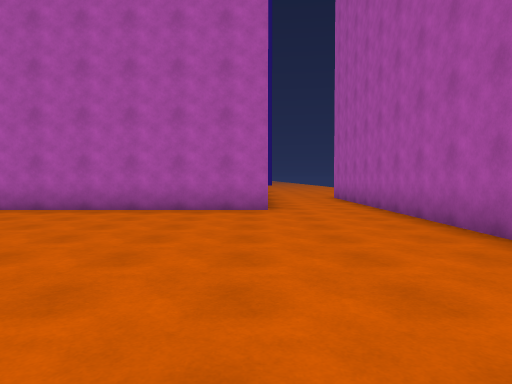
[1] (above)

23 first-person views from a walk through a scene from a Unity 3-D project. The camera is 1.3 m above the floor, tilts 2° down and sees 70° across. The floor is counted in squares, 2 m on a side. Each view is taken from the middle of a square. On the plan, view 1 faces up. The plan holds only what a view shows up to about 11 squares ahead; the rest is blank. The place goes on beyond the plan. The player character is not drawn.

[2]
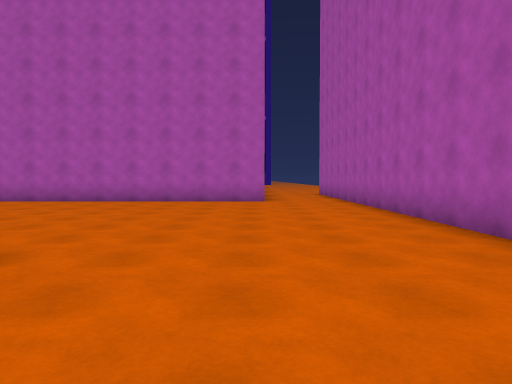

[3]
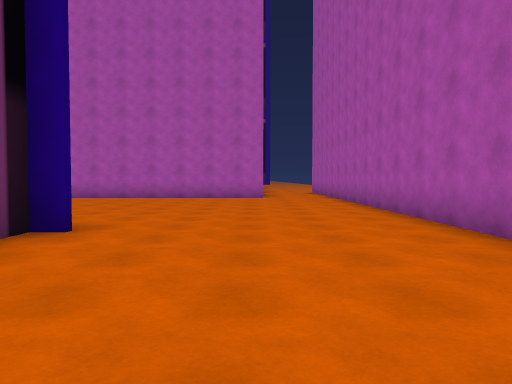

[4]
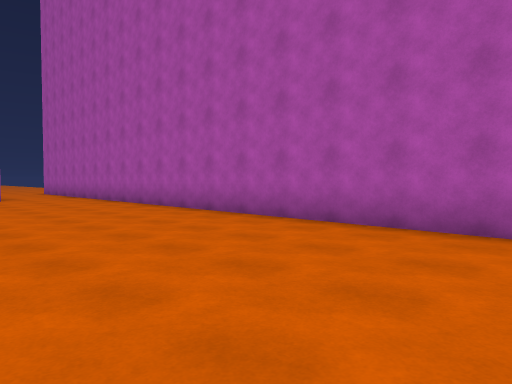

[5]
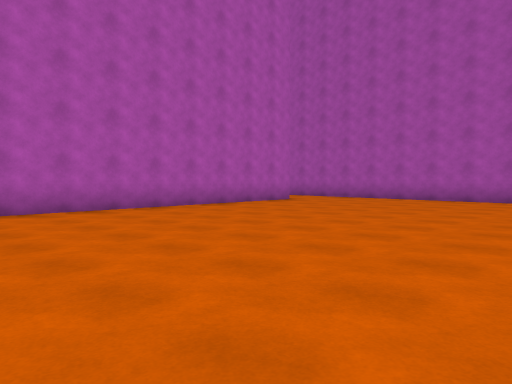

[6]
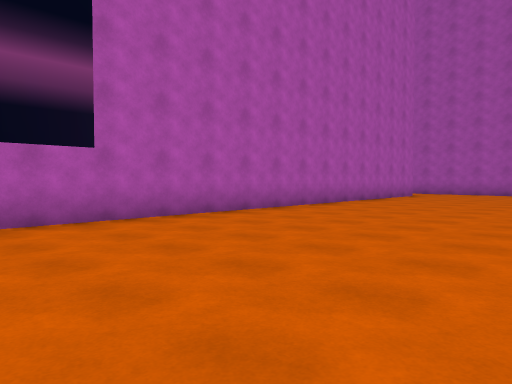

[7]
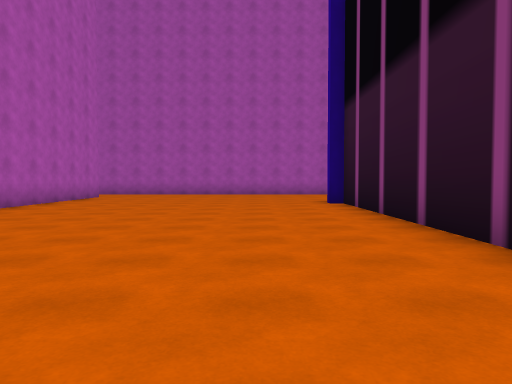

[8]
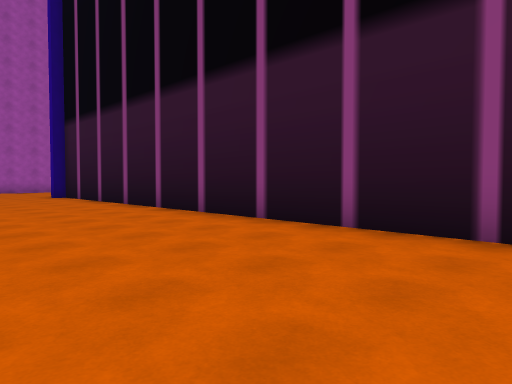

[9]
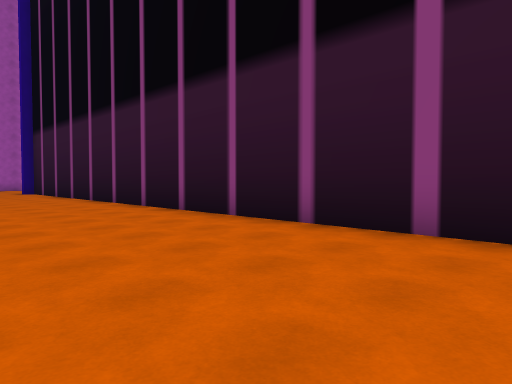

[10]
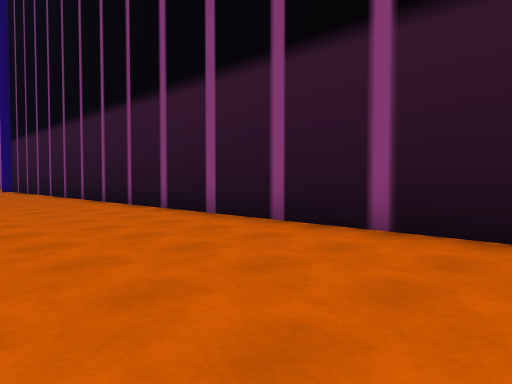

[11]
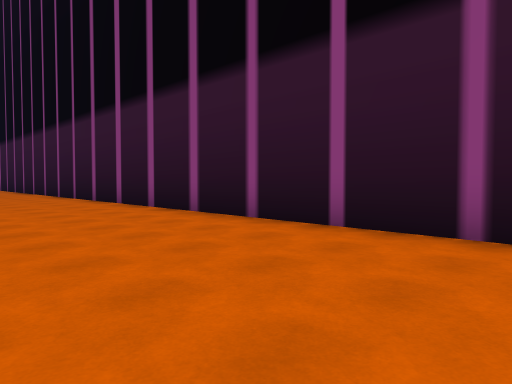

[12]
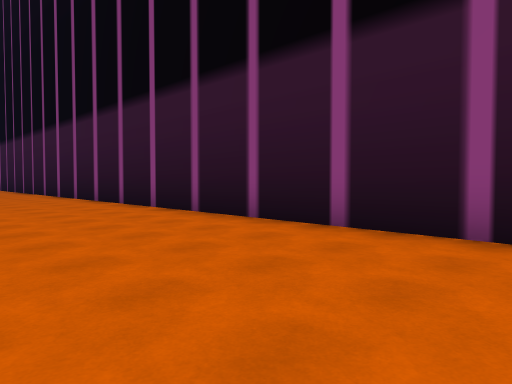

[13]
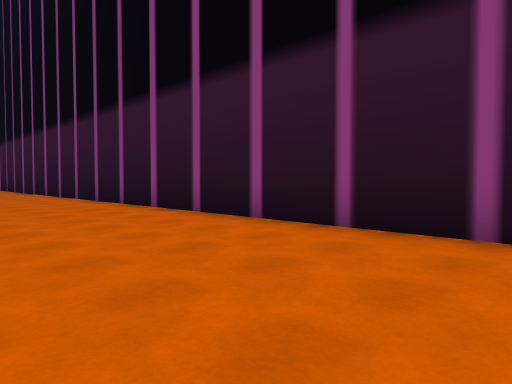

[14]
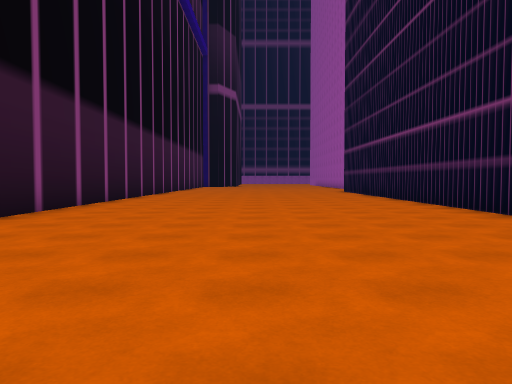

[15]
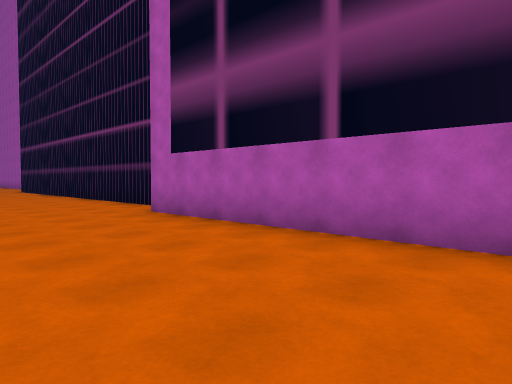

[16]
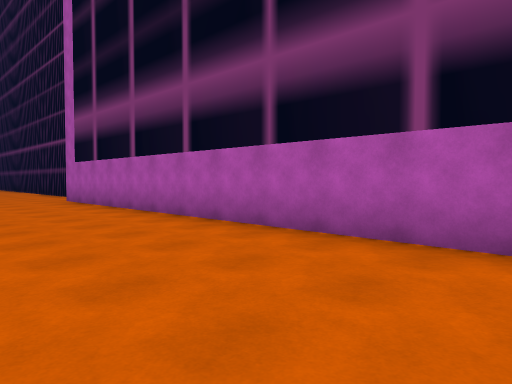

[17]
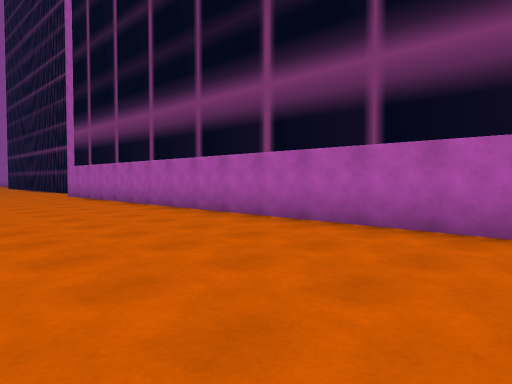

[18]
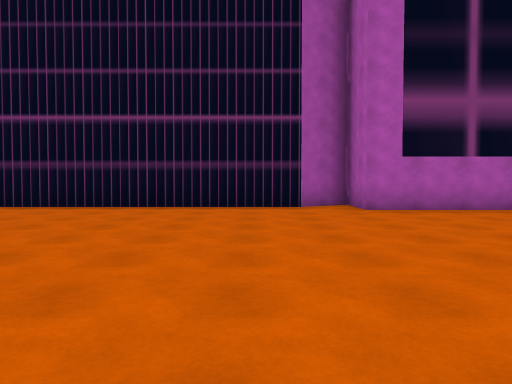

[19]
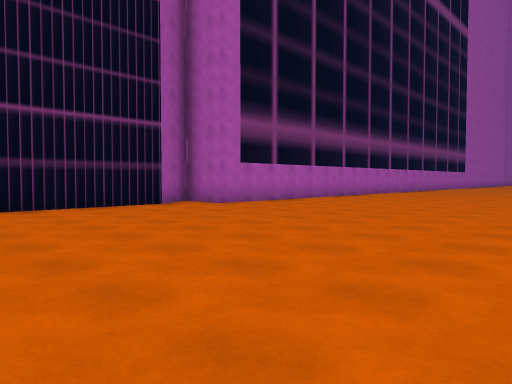

[20]
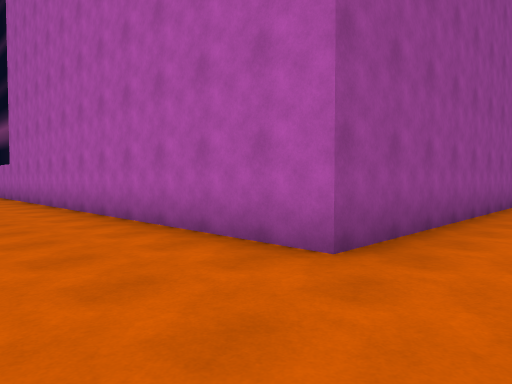

[21]
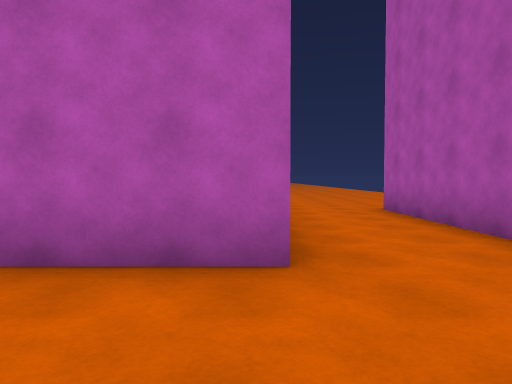

[22]
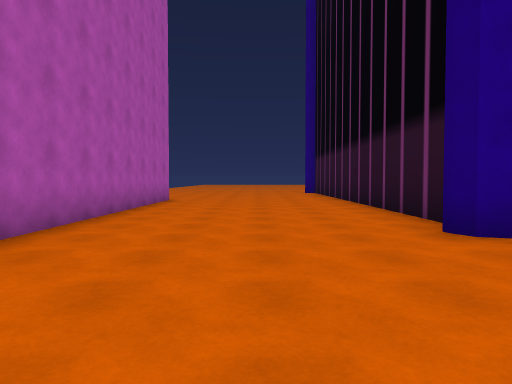

[23]
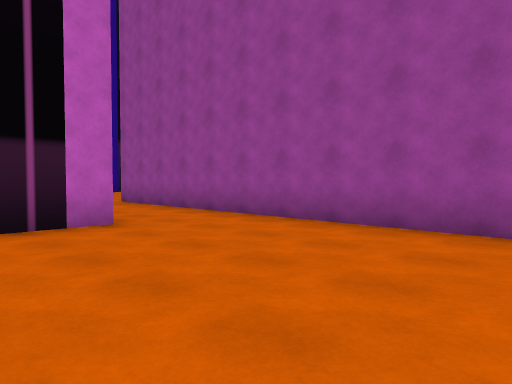

### Floor plan
Points are (right, up) in squares from view 1. A wall is a line through its corners. A room is listed if a view was taken in it or the views show most of it. See-through windows are left out.
Room 1 (views 1, 2, 3, 4, 5, 6, 7, 8, 9, 10, 11, 12, 13, 14, 15, 16, 17, 18, 19, 20, 21, 22)
walls: (-19.8, 7.7) (-33.7, 7.7) (-33.7, 9.3) (-34.9, 8.6) (-40.5, 8.6); (-2.9, 0) (-2.5, -0.1) (-2.3, -0.5) (-2.8, -0.5) (-2.8, -5.5); (0.3, 14.4) (0.3, 7.7) (-13, 7.7); (2.7, -5.5) (2.7, 12.8); (-40, -0.4) (-3.1, -0.4)
ways out: opening at (1.5, 14) to room 2
Room 2 (view 23)
walls: (0.3, 17.2) (0.3, 14.4); (2.7, 12.8) (4.1, 12.8)
ways out: opening at (1.5, 14) to room 1

Positions as (right, up) in squares from view 1, and headings:
1: (0, 0), facing up
2: (0, -3), facing up
3: (0, -5), facing up
4: (-2, -5), facing up-right
5: (-9, 0), facing up-right
6: (-14, 2), facing up-right
7: (-13, 2), facing right
8: (-17, 4), facing down-right
9: (-21, 4), facing down-right
10: (-25, 4), facing down-right
11: (-29, 4), facing down-right
12: (-34, 4), facing down-right
13: (-39, 4), facing down-right
14: (-29, 4), facing left
15: (-27, 4), facing up-left
16: (-22, 4), facing up-left
17: (-19, 3), facing up-left
18: (-36, 0), facing up
19: (-40, 0), facing up-right
20: (2, 5), facing up-left
21: (0, 5), facing up
22: (0, 4), facing down
23: (5, 18), facing down-left
